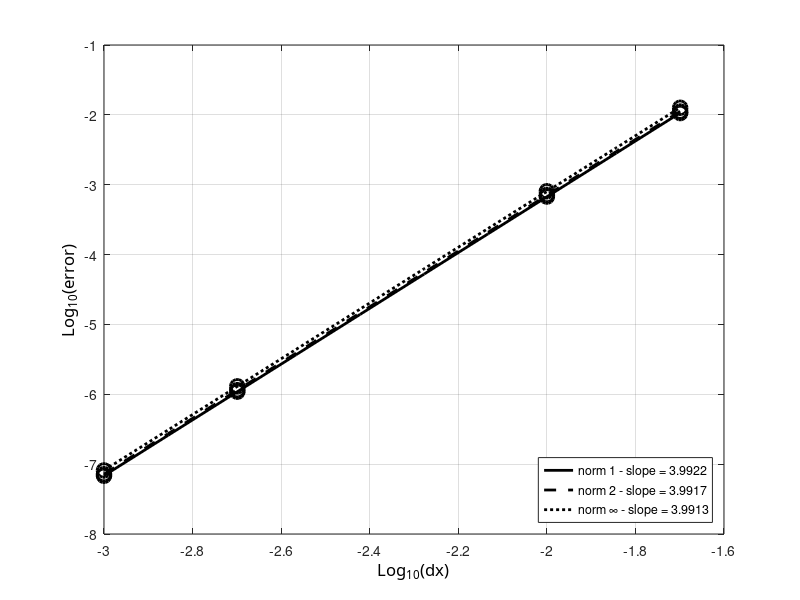

MATLAB code to generate this figure:
clc; clear all; close all;

N=[50 100 500 1000];
dx=1./N;
e1=[1.0610e-2 6.7716e-4 1.0894e-6 6.8150e-8];
e2=[1.1158e-2 7.1441e-4 1.1484e-6 7.1839e-8];
e3=[1.2630e-2 8.0641e-4 1.2998e-6 8.1303e-8];

ldx=log10(dx);
le1=log10(e1);
le2=log10(e2);
le3=log10(e3);

%% plot 1
figure(11); 
%% curve 1
hl1=plot(ldx,le1,'ok');
set(hl1,'LineWidth',2.0);
set(hl1,'MarkerSize',10);
set(hl1,'MarkerEdgeColor','k');

hold on;
[a1,b1]=polyfit(ldx,le1,1);
tt=linspace(min(ldx),max(ldx),10);
lsq1=a1(2)+a1(1)*tt;
% %% courbes...
hlf1=plot(tt,lsq1,'-k');
set(hlf1,'LineWidth',2.0);


%% curve 2
hl1=plot(ldx,le2,'ok');
set(hl1,'LineWidth',2.0);
set(hl1,'MarkerSize',10);
set(hl1,'MarkerEdgeColor','k');

hold on;
[a2,b1]=polyfit(ldx,le2,1);
tt=linspace(min(ldx),max(ldx),10);
lsq1=a2(2)+a2(1)*tt;
% %% courbes...
hlf2=plot(tt,lsq1,'--k');
set(hlf2,'LineWidth',2.0);

%% curve 3
hl1=plot(ldx,le3,'ok');
set(hl1,'LineWidth',2.0);
set(hl1,'MarkerSize',10);
set(hl1,'MarkerEdgeColor','k');

hold on;
[a3,b1]=polyfit(ldx,le3,1);
tt=linspace(min(ldx),max(ldx),10);
lsq1=a3(2)+a3(1)*tt;
% %% courbes...
hlf3=plot(tt,lsq1,':k');
set(hlf3,'LineWidth',2.0);

ha=gca;
xa=get(gca,'Xlabel');
set(ha,'Xgrid','on');
set(xa,'String','Log_{10}(dx)');
set (xa,'FontName','Calibri');
set(xa,'FontSize',12);

% ylabel
ha=gca;
ya=get(gca,'Ylabel');
set(ha,'Ygrid','on');
set(ya,'String','Log_{10}(error)');
set (ya,'FontName','Calibri');
set(ya,'FontSize',12);

%% legend
legend([hlf1,hlf2,hlf3],{['norm 1 - slope = ' num2str(a1(1))],['norm 2 - slope = ' num2str(a2(1))],['norm \infty - slope = ' num2str(a3(1))]},'Location','SouthEast')
